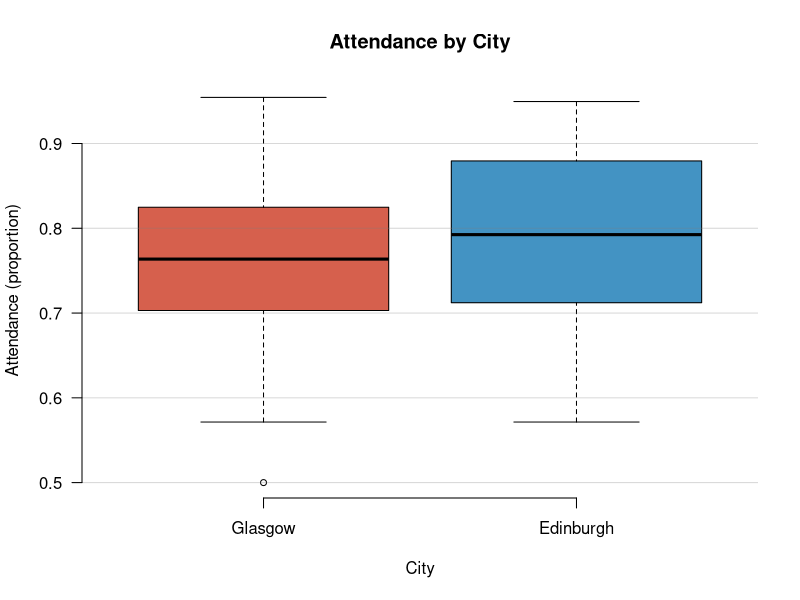
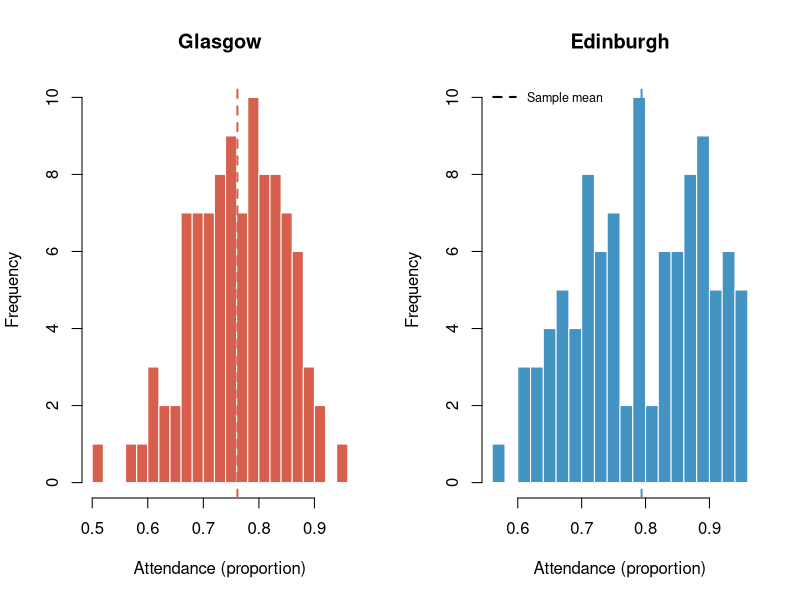

Reproduce these figures in R, in order.
## ---- chunk 1
knitr::opts_chunk$set(echo = FALSE, message = FALSE, warning = FALSE)
dat <- read.csv("../scottishData.csv")

glasgow   <- subset(dat, Council_area == "Glasgow City")
edinburgh <- subset(dat, Council_area == "City of Edinburgh")

# Unified colour palette
col_gla   <- "#D6604D"   # terracotta  — Glasgow
col_edi   <- "#4393C3"   # steel blue  — Edinburgh
col_else  <- "#66C2A5"   # mint green  — Elsewhere
col_point <- "#525252"   # slate gray  — scatter points
col_line  <- "#2166AC"   # deep blue   — regression line
col_ref   <- "#878787"   # medium gray — reference line
## ---- chunk 2

boxplot(glasgow$Attendance, edinburgh$Attendance,
        names = c("Glasgow", "Edinburgh"),
        col = c(col_gla, col_edi),
        border = "black",
        xlab = "City",
        ylab = "Attendance (proportion)",
        main = "Attendance by City",
        pch = 1, cex = 0.8, axes = FALSE)
axis(1, at = 1:2, labels = c("Glasgow", "Edinburgh"))
axis(2, las = 1)
grid(nx = NA, ny = NULL, col = adjustcolor("#808080", 0.3), lty = 1)
## ---- chunk 3

par(mfrow = c(1, 2))
hist(glasgow$Attendance, breaks = 20, col = adjustcolor(col_gla),
     border = "white", main = "Glasgow", xlab = "Attendance (proportion)", ylab = "Frequency")
abline(v = mean(glasgow$Attendance), col = col_gla, lwd = 2, lty = 2)
hist(edinburgh$Attendance, breaks = 20, col = adjustcolor(col_edi),
     border = "white", main = "Edinburgh", xlab = "Attendance (proportion)", ylab = "Frequency")
abline(v = mean(edinburgh$Attendance), col = col_edi, lwd = 2, lty = 2)
legend("topleft", legend = "Sample mean", lty = 2, lwd = 2, col = "black", cex = 0.75, bty = "n")
## ---- chunk 4

n_gla <- sum(!is.na(glasgow$Attendance))
n_edi <- sum(!is.na(edinburgh$Attendance))
mean_gla <- mean(glasgow$Attendance, na.rm = TRUE)
mean_edi <- mean(edinburgh$Attendance, na.rm = TRUE)
var_gla  <- var(glasgow$Attendance, na.rm = TRUE)
var_edi  <- var(edinburgh$Attendance, na.rm = TRUE)

sd_gla   <- sd(glasgow$Attendance, na.rm = TRUE)
sd_edi   <- sd(edinburgh$Attendance, na.rm = TRUE)

stats_table <- data.frame(
  City     = c("Glasgow", "Edinburgh"),
  N        = c(n_gla, n_edi),
  Mean     = round(c(mean_gla, mean_edi), 5),
  SD       = round(c(sd_gla, sd_edi), 5),
  Variance = round(c(var_gla, var_edi), 7)
)

knitr::kable(stats_table,
             caption = "Sample means and variances of Attendance for Glasgow and Edinburgh.",
             align = "c")
## ---- chunk 5

# 95% CI for means using t-distribution
ci_mean_gla <- mean_gla + c(-1, 1) * qt(0.975, df = n_gla - 1) * sqrt(var_gla / n_gla)
ci_mean_edi <- mean_edi + c(-1, 1) * qt(0.975, df = n_edi - 1) * sqrt(var_edi / n_edi)

ci_mean_table <- data.frame(
  City  = c("Glasgow", "Edinburgh"),
  Lower = round(c(ci_mean_gla[1], ci_mean_edi[1]), 5),
  Upper = round(c(ci_mean_gla[2], ci_mean_edi[2]), 5)
)

knitr::kable(ci_mean_table,
             caption = "95% confidence intervals for the mean of Attendance.",
             align = "c",
             col.names = c("City", "2.5%", "97.5%"))
## ---- chunk 6

# 95% CI for variance using chi-squared distribution
ci_var_gla <- c((n_gla - 1) * var_gla / qchisq(0.975, df = n_gla - 1),
                (n_gla - 1) * var_gla / qchisq(0.025, df = n_gla - 1))
ci_var_edi <- c((n_edi - 1) * var_edi / qchisq(0.975, df = n_edi - 1),
                (n_edi - 1) * var_edi / qchisq(0.025, df = n_edi - 1))

ci_var_table <- data.frame(
  City  = c("Glasgow", "Edinburgh"),
  Lower = round(c(ci_var_gla[1], ci_var_edi[1]), 7),
  Upper = round(c(ci_var_gla[2], ci_var_edi[2]), 7)
)

knitr::kable(ci_var_table,
             caption = "95% confidence intervals for the variance of Attendance.",
             align = "c",
             col.names = c("City", "2.5%", "97.5%"))
## ---- chunk 7

# Manual t-statistic calculation (Welch's t-test, as in Workshop 2)
t_stat <- (mean_gla - mean_edi) / sqrt(var_gla / n_gla + var_edi / n_edi)
df_welch <- (var_gla / n_gla + var_edi / n_edi)^2 /
            ((var_gla / n_gla)^2 / (n_gla - 1) + (var_edi / n_edi)^2 / (n_edi - 1))
p_val_t <- 2 * pt(abs(t_stat), df = df_welch, lower.tail = FALSE)

# Verify with built-in function
t_result <- t.test(glasgow$Attendance, edinburgh$Attendance, var.equal = FALSE)

t_table <- data.frame(
  Statistic = round(t_result$statistic, 4),
  df        = round(t_result$parameter, 2),
  p_value   = formatC(t_result$p.value, format = "e", digits = 4)
)

knitr::kable(t_table,
             caption = "Welch's two-sample t-test for difference in mean Attendance.",
             align = "c",
             col.names = c("t-statistic", "df", "p-value"))
## ---- chunk 8

# Manual F-statistic calculation (as in Workshop 4)
f_stat_manual <- var_gla / var_edi
p_val_f <- 2 * min(pf(f_stat_manual, n_gla - 1, n_edi - 1, lower.tail = FALSE),
                   pf(f_stat_manual, n_gla - 1, n_edi - 1, lower.tail = TRUE))

# Verify with built-in function
f_result <- var.test(glasgow$Attendance, edinburgh$Attendance)

f_table <- data.frame(
  Statistic = round(f_result$statistic, 4),
  df1       = f_result$parameter[1],
  df2       = f_result$parameter[2],
  p_value   = formatC(f_result$p.value, format = "e", digits = 4)
)

knitr::kable(f_table,
             caption = "F-test for equality of variances of Attendance.",
             align = "c",
             col.names = c("F-statistic", "df1", "df2", "p-value"))
